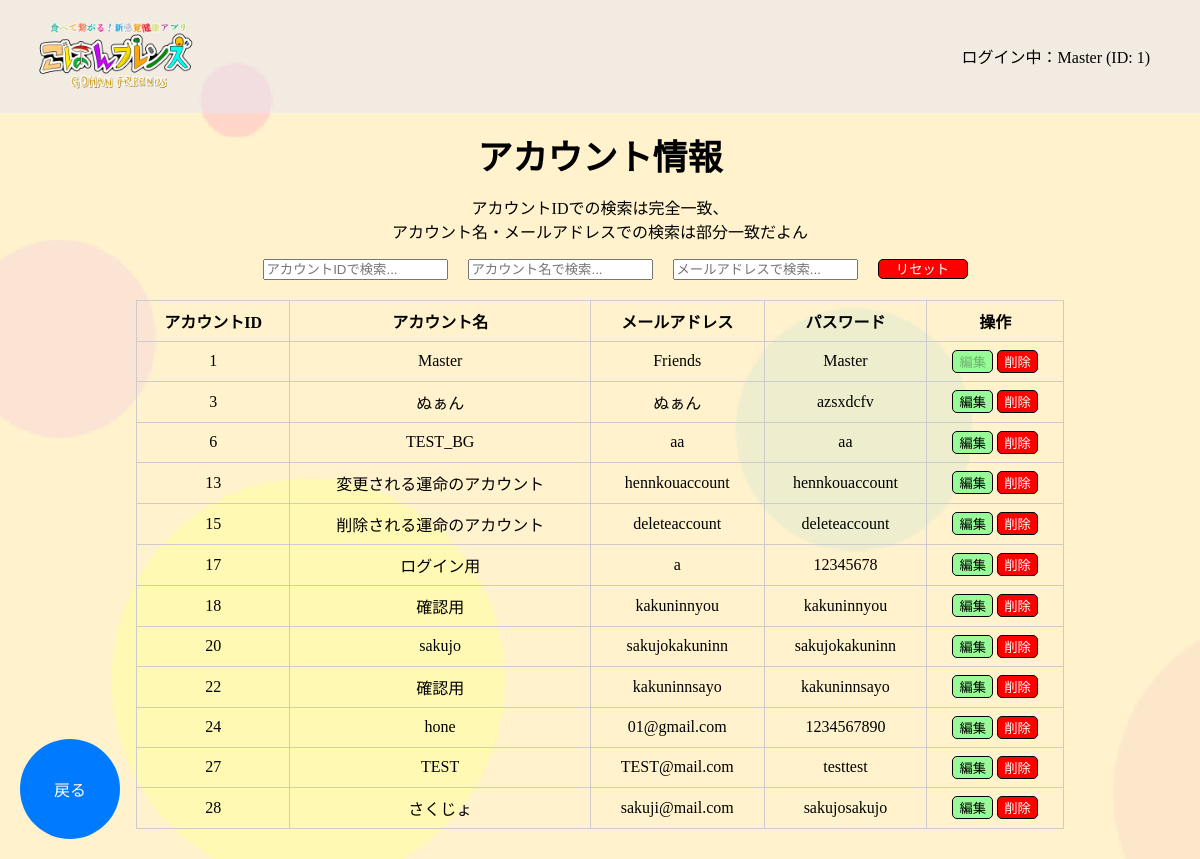
Before: /master/account_look (signed in) with the older database file.
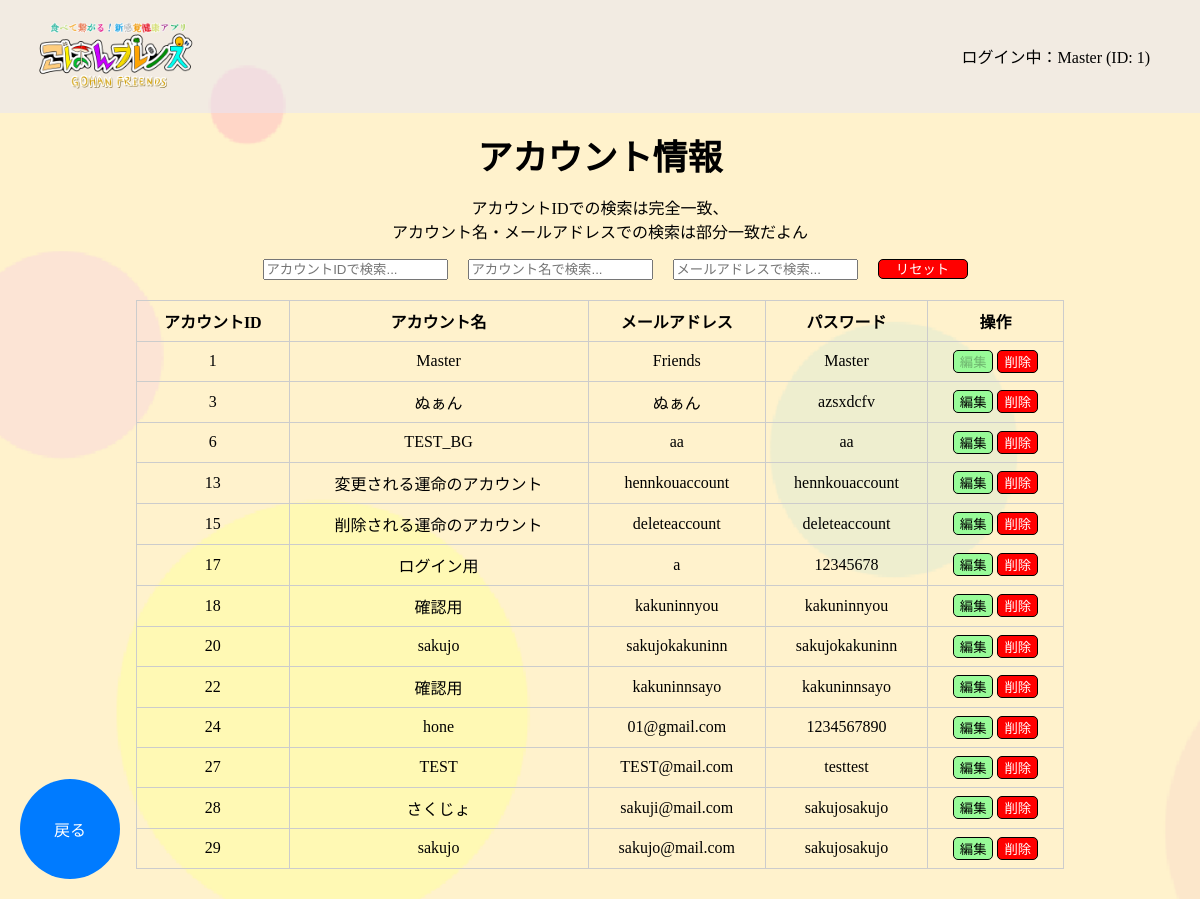
After: the same page with the newer database file.
### tables this page shows
CREATE TABLE ACCOUNT (
                        ACCOUNT_ID INTEGER PRIMARY KEY AUTOINCREMENT,
                        ACCOUNT_NAME TEXT NOT NULL,
                        MAIL TEXT NOT NULL,
                        PASS TEXT NOT NULL
                    );

### app.py (the view)
@app.route('/master/account_look')
def account_look():
    if 'account_name' in session:
        conn = get_db()
        cur = conn.cursor()
        cur.execute("SELECT ACCOUNT_ID, ACCOUNT_NAME, MAIL, PASS FROM ACCOUNT")
        accounts = cur.fetchall()
        cur.close()
        conn.close()
        return render_template('master/account_look.html', accounts=accounts)

### app.py (called while the page is built)
def get_db():
    conn = sqlite3.connect(DATABASE)
    return conn

@app.context_processor
def inject_account_info():
    return {
        'account_name': session.get('account_name'),
        'account_id': session.get('account_id')
    }

### templates/master/account_look.html (shortened to what this page needs)
{% extends 'base.html' %}
{% block content %}
<div class="main-contents">
    <p class="main-text">アカウント情報<br><div class="txt-center">アカウントIDでの検索は完全一致、<br>アカウント名・メールアドレスでの検索は部分一致だよん</div></p>
    <div style="display: flex; justify-content: center; align-items: center; margin-bottom: 20px;">
        <input type="text" id="searchAccountId" placeholder="アカウントIDで検索..." oninput="searchAccounts()">
        <input type="text" id="searchAccountName" placeholder="アカウント名で検索..." oninput="searchAccounts()">
        <input type="text" id="searchEmail" placeholder="メールアドレスで検索..." oninput="searchAccounts()">
        <button id="resetButton" type="button" onclick="resetSearch()" class="reset-button">リセット</button>
    </div>
    <div class="table-container">
        <table>
            <tr>
                <th>アカウントID</th>
                <th>アカウント名</th>
                <th>メールアドレス</th>
                <th>パスワード</th>
                <th>操作</th>
            </tr>
            {% for account in accounts %}
            <tr>
                <td>{{ account[0] }}</td>
                <td data-original="{{ account[1] }}">{{ account[1] }}</td>
                <td data-original="{{ account[2] }}">{{ account[2] }}</td>
                <td data-original="{{ account[3] }}">{{ account[3] }}</td>
                <td>
                    {% if account[0] == 1 %}
                    <button class="edit-button" type="button" disabled>編集</button>
                    <button class="delete-button" type="button" disabled>削除</button>
                    {% else %}
                    <button class="edit-button" type="button"
                        onclick="editRow(this.parentElement.parentElement)">編集</button>
                    <button class="delete-button" type="button"
                        onclick="showDeleteConfirmation(this.parentElement.parentElement)">削除</button>
                    {% endif %}
                </td>
            </tr>
            {% endfor %}
        </table>
    </div>
    <div class="back-button-container">
        <button id="back-button" onclick="location.href='{{ url_for('mainmenu') }}';" class="back-button">戻る</button>
    </div>
</div>
{% endblock %}

### templates/base.html (shortened to what this page needs)
<!DOCTYPE html>
<html lang="ja">
<head>
    <link rel="stylesheet" href="../../static/css/style.css">
</head>
<body background="{{ url_for('static', filename='img/background.png') }}" class="kabegami">
    <header class="clearfix">
        <img src="{{ url_for('static', filename='img/title.png') }}" class="header-logo">
    </header>
    <main>
        <div class="container">
            {% if account_name and account_id %}
                <p>ログイン中：{{ account_name }} (ID: {{ account_id }})</p>
            {% endif %}
        </div>
        {% block content %}{% endblock %}
    </main>
</body>
</html>

### static/css/style.css (style rules this page uses)
html, body { margin: 0; padding: 0; box-sizing: border-box; height: 100%; }
.kabegami { background-size: cover; }
header { display: flex; align-items: center; background-color: rgb(230,230,250,0.5); }
.header-logo { width: 200px; margin-left: 20px; margin-right: 20px; }
.clearfix::after { content: ""; clear: both; display: table; }
.container { display: flex; justify-content: right; align-items: center; height: 100%; padding-right: 10px; margin-top: -85px; margin-right:40px; }
.back-button-container { position: fixed; bottom: 20px; left: 20px; }
.back-button-container button { width: 100px; height: 100px; border-radius: 50%; border: none; background-color: #007BFF; color: white; font-size: 16px; display: flex; justify-content: center; align-items: center; cursor: pointer; transition: background-color 0.3s; }
.main-contents { padding-top: 70px; }
.reset-button { height:20px; width:90px; margin-left:20px; background-color:red; color:white; border-radius:5px; border: 1px solid black; line-height: 5px; text-align: center; cursor:pointer; }
.main-text { text-align: center; margin-top: -25px; margin-bottom: 15px; font-size: 35px; font-weight: bold; }
input { margin-left: 30px; }
.table-container { display: flex; justify-content: center; margin: 20px; }
table { border-collapse: collapse; width: 80%; }
.table-container table { margin-bottom: 30px; }
th, td { border: 1px solid #ccc; padding: 8px; text-align: center; }
#searchAccountName { margin-left:20px; }
#searchEmail { margin-left:20px; }
.txt-center { text-align: center; }
.edit-button { border-radius: 5px; background-color:palegreen; height:auto; min-width: auto; border: 1px solid black; display: inline-block; cursor: pointer; }
.delete-button { color:white; border-radius: 5px; background-color:red; height:auto; min-width: auto; border: 1px solid black; display: inline-block; cursor: pointer; }

Changed rows visible on the page:
added ACCOUNT: ACCOUNT_ID "29", ACCOUNT_NAME "sakujo", MAIL "sakujo@mail.com", PASS "sakujosakujo", shows "編集"
